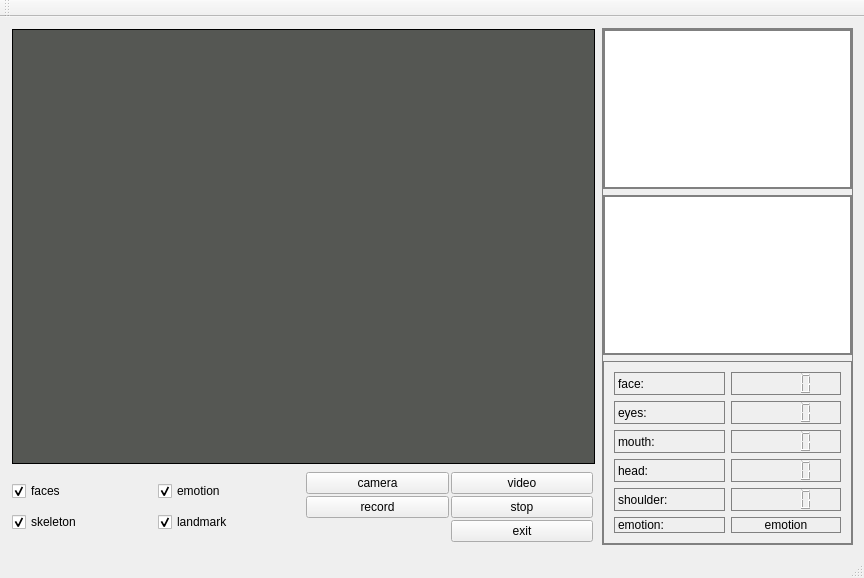
<?xml version="1.0" encoding="UTF-8"?>
<ui version="4.0">
 <class>MainWindow</class>
 <widget class="QMainWindow" name="MainWindow">
  <property name="geometry">
   <rect>
    <x>0</x>
    <y>0</y>
    <width>864</width>
    <height>578</height>
   </rect>
  </property>
  <property name="windowTitle">
   <string>Attention_Demo</string>
  </property>
  <property name="toolButtonStyle">
   <enum>Qt::ToolButtonIconOnly</enum>
  </property>
  <widget class="QWidget" name="centralWidget">
   <property name="autoFillBackground">
    <bool>false</bool>
   </property>
   <layout class="QGridLayout" name="main_gridLayout">
    <item row="0" column="3" rowspan="3">
     <widget class="QWidget" name="info_widget" native="true">
      <property name="sizePolicy">
       <sizepolicy hsizetype="Preferred" vsizetype="Preferred">
        <horstretch>3</horstretch>
        <verstretch>0</verstretch>
       </sizepolicy>
      </property>
      <property name="styleSheet">
       <string notr="true">border:1px solid gray</string>
      </property>
      <layout class="QGridLayout" name="gridLayout_2">
       <property name="leftMargin">
        <number>1</number>
       </property>
       <property name="topMargin">
        <number>1</number>
       </property>
       <property name="rightMargin">
        <number>1</number>
       </property>
       <property name="bottomMargin">
        <number>1</number>
       </property>
       <item row="3" column="0">
        <widget class="QWidget" name="widget_description" native="true">
         <property name="sizePolicy">
          <sizepolicy hsizetype="Preferred" vsizetype="Preferred">
           <horstretch>0</horstretch>
           <verstretch>3</verstretch>
          </sizepolicy>
         </property>
         <property name="toolTip">
          <string>Evaluation</string>
         </property>
         <property name="styleSheet">
          <string notr="true"/>
         </property>
         <layout class="QGridLayout" name="gridLayout_8">
          <item row="0" column="0">
           <widget class="QLabel" name="label">
            <property name="text">
             <string>face:</string>
            </property>
            <property name="alignment">
             <set>Qt::AlignLeading|Qt::AlignLeft|Qt::AlignVCenter</set>
            </property>
           </widget>
          </item>
          <item row="0" column="1">
           <widget class="QLCDNumber" name="lcdNumber"/>
          </item>
          <item row="1" column="0">
           <widget class="QLabel" name="label_3">
            <property name="text">
             <string>eyes:</string>
            </property>
            <property name="alignment">
             <set>Qt::AlignLeading|Qt::AlignLeft|Qt::AlignVCenter</set>
            </property>
           </widget>
          </item>
          <item row="1" column="1">
           <widget class="QLCDNumber" name="lcdNumber_2"/>
          </item>
          <item row="2" column="0">
           <widget class="QLabel" name="label_4">
            <property name="text">
             <string>mouth:</string>
            </property>
           </widget>
          </item>
          <item row="2" column="1">
           <widget class="QLCDNumber" name="lcdNumber_3"/>
          </item>
          <item row="3" column="0">
           <widget class="QLabel" name="label_5">
            <property name="text">
             <string>head:</string>
            </property>
           </widget>
          </item>
          <item row="3" column="1">
           <widget class="QLCDNumber" name="lcdNumber_4"/>
          </item>
          <item row="4" column="0">
           <widget class="QLabel" name="label_6">
            <property name="text">
             <string>shoulder:</string>
            </property>
           </widget>
          </item>
          <item row="4" column="1">
           <widget class="QLCDNumber" name="lcdNumber_5"/>
          </item>
          <item row="5" column="0">
           <widget class="QLabel" name="label_2">
            <property name="text">
             <string>emotion:</string>
            </property>
           </widget>
          </item>
          <item row="5" column="1">
           <widget class="QLabel" name="label_emotion">
            <property name="text">
             <string>emotion</string>
            </property>
            <property name="alignment">
             <set>Qt::AlignCenter</set>
            </property>
           </widget>
          </item>
         </layout>
        </widget>
       </item>
       <item row="1" column="0">
        <widget class="QWidget" name="widget_skeleton" native="true">
         <property name="sizePolicy">
          <sizepolicy hsizetype="Preferred" vsizetype="Preferred">
           <horstretch>0</horstretch>
           <verstretch>3</verstretch>
          </sizepolicy>
         </property>
         <property name="toolTip">
          <string>Skeleton</string>
         </property>
         <property name="styleSheet">
          <string notr="true">background-color: rgb(255, 255, 255);</string>
         </property>
         <layout class="QGridLayout" name="gridLayout_7">
          <property name="leftMargin">
           <number>1</number>
          </property>
          <property name="topMargin">
           <number>1</number>
          </property>
          <property name="rightMargin">
           <number>1</number>
          </property>
          <property name="bottomMargin">
           <number>1</number>
          </property>
          <item row="0" column="0">
           <widget class="QLabel" name="skeleton_label">
            <property name="styleSheet">
             <string notr="true">background-color: rgb(255, 255, 255);</string>
            </property>
            <property name="text">
             <string/>
            </property>
            <property name="alignment">
             <set>Qt::AlignCenter</set>
            </property>
           </widget>
          </item>
         </layout>
        </widget>
       </item>
       <item row="2" column="0">
        <widget class="QWidget" name="widget_2" native="true">
         <property name="sizePolicy">
          <sizepolicy hsizetype="Preferred" vsizetype="Preferred">
           <horstretch>0</horstretch>
           <verstretch>3</verstretch>
          </sizepolicy>
         </property>
         <property name="styleSheet">
          <string notr="true">background-color: rgb(255, 255, 255);</string>
         </property>
         <layout class="QGridLayout" name="gridLayout_9">
          <property name="leftMargin">
           <number>1</number>
          </property>
          <property name="topMargin">
           <number>1</number>
          </property>
          <property name="rightMargin">
           <number>1</number>
          </property>
          <property name="bottomMargin">
           <number>1</number>
          </property>
          <property name="spacing">
           <number>6</number>
          </property>
          <item row="0" column="0">
           <widget class="QLabel" name="label_landmark">
            <property name="styleSheet">
             <string notr="true">background-color: rgb(255, 255, 255);</string>
            </property>
            <property name="text">
             <string/>
            </property>
           </widget>
          </item>
         </layout>
        </widget>
       </item>
      </layout>
     </widget>
    </item>
    <item row="0" column="2" rowspan="3">
     <widget class="QWidget" name="widget" native="true">
      <property name="sizePolicy">
       <sizepolicy hsizetype="Preferred" vsizetype="Preferred">
        <horstretch>7</horstretch>
        <verstretch>0</verstretch>
       </sizepolicy>
      </property>
      <layout class="QGridLayout" name="gridLayout">
       <property name="leftMargin">
        <number>1</number>
       </property>
       <property name="topMargin">
        <number>1</number>
       </property>
       <property name="rightMargin">
        <number>1</number>
       </property>
       <property name="bottomMargin">
        <number>1</number>
       </property>
       <item row="0" column="0">
        <widget class="QWidget" name="img_widget" native="true">
         <property name="sizePolicy">
          <sizepolicy hsizetype="Preferred" vsizetype="Preferred">
           <horstretch>1</horstretch>
           <verstretch>100</verstretch>
          </sizepolicy>
         </property>
         <property name="cursor">
          <cursorShape>ArrowCursor</cursorShape>
         </property>
         <property name="styleSheet">
          <string notr="true">background-color: rgb(85, 87, 83);</string>
         </property>
         <layout class="QGridLayout" name="gridLayout_6">
          <property name="leftMargin">
           <number>0</number>
          </property>
          <property name="topMargin">
           <number>0</number>
          </property>
          <property name="rightMargin">
           <number>0</number>
          </property>
          <property name="bottomMargin">
           <number>0</number>
          </property>
          <property name="spacing">
           <number>0</number>
          </property>
          <item row="0" column="0">
           <widget class="QLabel" name="label_image">
            <property name="enabled">
             <bool>true</bool>
            </property>
            <property name="cursor">
             <cursorShape>CrossCursor</cursorShape>
            </property>
            <property name="mouseTracking">
             <bool>true</bool>
            </property>
            <property name="focusPolicy">
             <enum>Qt::NoFocus</enum>
            </property>
            <property name="styleSheet">
             <string notr="true">border:1px solid black;</string>
            </property>
            <property name="frameShape">
             <enum>QFrame::WinPanel</enum>
            </property>
            <property name="lineWidth">
             <number>0</number>
            </property>
            <property name="text">
             <string/>
            </property>
            <property name="alignment">
             <set>Qt::AlignCenter</set>
            </property>
            <property name="indent">
             <number>0</number>
            </property>
           </widget>
          </item>
         </layout>
        </widget>
       </item>
       <item row="1" column="0">
        <widget class="QWidget" name="contral_widget" native="true">
         <property name="sizePolicy">
          <sizepolicy hsizetype="Preferred" vsizetype="Preferred">
           <horstretch>1</horstretch>
           <verstretch>0</verstretch>
          </sizepolicy>
         </property>
         <property name="toolTip">
          <string>&lt;html&gt;&lt;head/&gt;&lt;body&gt;&lt;p&gt;Control Panel&lt;/p&gt;&lt;/body&gt;&lt;/html&gt;</string>
         </property>
         <property name="styleSheet">
          <string notr="true"/>
         </property>
         <layout class="QGridLayout" name="gridLayout_3">
          <property name="leftMargin">
           <number>0</number>
          </property>
          <property name="topMargin">
           <number>0</number>
          </property>
          <property name="rightMargin">
           <number>0</number>
          </property>
          <property name="bottomMargin">
           <number>0</number>
          </property>
          <property name="spacing">
           <number>0</number>
          </property>
          <item row="0" column="0">
           <widget class="QWidget" name="widget_checks" native="true">
            <property name="sizePolicy">
             <sizepolicy hsizetype="Preferred" vsizetype="Preferred">
              <horstretch>2</horstretch>
              <verstretch>0</verstretch>
             </sizepolicy>
            </property>
            <layout class="QGridLayout" name="gridLayout_4">
             <property name="leftMargin">
              <number>0</number>
             </property>
             <property name="topMargin">
              <number>0</number>
             </property>
             <property name="rightMargin">
              <number>0</number>
             </property>
             <property name="bottomMargin">
              <number>0</number>
             </property>
             <property name="spacing">
              <number>0</number>
             </property>
             <item row="0" column="0">
              <widget class="QCheckBox" name="check_face">
               <property name="layoutDirection">
                <enum>Qt::LeftToRight</enum>
               </property>
               <property name="text">
                <string>faces</string>
               </property>
               <property name="checked">
                <bool>true</bool>
               </property>
              </widget>
             </item>
             <item row="0" column="1">
              <widget class="QCheckBox" name="check_emotion">
               <property name="text">
                <string>emotion</string>
               </property>
               <property name="checked">
                <bool>true</bool>
               </property>
              </widget>
             </item>
             <item row="2" column="0">
              <widget class="QCheckBox" name="check_skeleton">
               <property name="text">
                <string>skeleton</string>
               </property>
               <property name="checked">
                <bool>true</bool>
               </property>
              </widget>
             </item>
             <item row="2" column="1">
              <widget class="QCheckBox" name="check_landmark">
               <property name="text">
                <string>landmark</string>
               </property>
               <property name="checked">
                <bool>true</bool>
               </property>
              </widget>
             </item>
            </layout>
           </widget>
          </item>
          <item row="0" column="1">
           <widget class="QWidget" name="widget_buttons" native="true">
            <property name="sizePolicy">
             <sizepolicy hsizetype="Preferred" vsizetype="Preferred">
              <horstretch>2</horstretch>
              <verstretch>0</verstretch>
             </sizepolicy>
            </property>
            <layout class="QGridLayout" name="gridLayout_5">
             <property name="leftMargin">
              <number>2</number>
             </property>
             <property name="topMargin">
              <number>2</number>
             </property>
             <property name="rightMargin">
              <number>2</number>
             </property>
             <property name="bottomMargin">
              <number>2</number>
             </property>
             <property name="spacing">
              <number>2</number>
             </property>
             <item row="1" column="2">
              <widget class="QPushButton" name="pushButton_video">
               <property name="text">
                <string>video</string>
               </property>
              </widget>
             </item>
             <item row="1" column="1">
              <widget class="QPushButton" name="pushButton_camera">
               <property name="text">
                <string>camera</string>
               </property>
              </widget>
             </item>
             <item row="3" column="2">
              <widget class="QPushButton" name="pushButton_exit">
               <property name="text">
                <string>exit</string>
               </property>
              </widget>
             </item>
             <item row="2" column="2">
              <widget class="QPushButton" name="pushButton_stop">
               <property name="text">
                <string>stop</string>
               </property>
              </widget>
             </item>
             <item row="2" column="1">
              <widget class="QPushButton" name="pushButton_Record">
               <property name="text">
                <string>record</string>
               </property>
              </widget>
             </item>
            </layout>
           </widget>
          </item>
         </layout>
        </widget>
       </item>
      </layout>
     </widget>
    </item>
   </layout>
  </widget>
  <widget class="QToolBar" name="mainToolBar">
   <attribute name="toolBarArea">
    <enum>TopToolBarArea</enum>
   </attribute>
   <attribute name="toolBarBreak">
    <bool>false</bool>
   </attribute>
  </widget>
  <widget class="QStatusBar" name="statusBar"/>
 </widget>
 <layoutdefault spacing="6" margin="11"/>
 <resources/>
 <connections/>
</ui>
